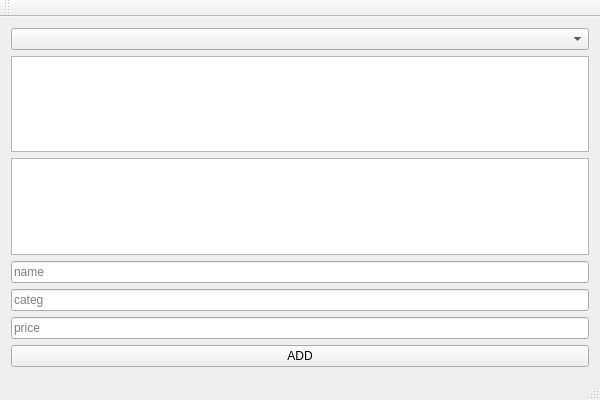
<?xml version="1.0" encoding="UTF-8"?>
<ui version="4.0">
 <class>AdminWindowClass</class>
 <widget class="QMainWindow" name="AdminWindowClass">
  <property name="geometry">
   <rect>
    <x>0</x>
    <y>0</y>
    <width>600</width>
    <height>400</height>
   </rect>
  </property>
  <property name="windowTitle">
   <string>AdminWindow</string>
  </property>
  <widget class="QWidget" name="centralWidget">
   <layout class="QVBoxLayout" name="verticalLayout">
    <item>
     <widget class="QComboBox" name="comboBox"/>
    </item>
    <item>
     <widget class="QListWidget" name="listWidget"/>
    </item>
    <item>
     <widget class="QListWidget" name="offerList"/>
    </item>
    <item>
     <widget class="QLineEdit" name="nameInput">
      <property name="placeholderText">
       <string>name</string>
      </property>
     </widget>
    </item>
    <item>
     <widget class="QLineEdit" name="categoryInput">
      <property name="placeholderText">
       <string>categ</string>
      </property>
     </widget>
    </item>
    <item>
     <widget class="QLineEdit" name="priceInput">
      <property name="placeholderText">
       <string>price</string>
      </property>
     </widget>
    </item>
    <item>
     <widget class="QPushButton" name="addBtn">
      <property name="text">
       <string>ADD</string>
      </property>
     </widget>
    </item>
   </layout>
  </widget>
  <widget class="QMenuBar" name="menuBar">
   <property name="geometry">
    <rect>
     <x>0</x>
     <y>0</y>
     <width>600</width>
     <height>21</height>
    </rect>
   </property>
  </widget>
  <widget class="QToolBar" name="mainToolBar">
   <attribute name="toolBarArea">
    <enum>TopToolBarArea</enum>
   </attribute>
   <attribute name="toolBarBreak">
    <bool>false</bool>
   </attribute>
  </widget>
  <widget class="QStatusBar" name="statusBar"/>
 </widget>
 <layoutdefault spacing="6" margin="11"/>
 <resources/>
 <connections/>
</ui>
